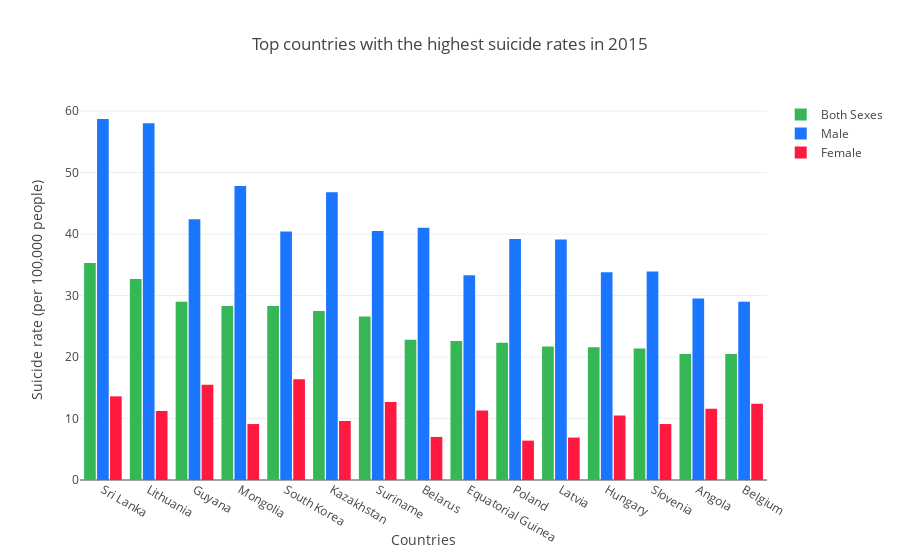

This figure's notebook cell:
### Markdown cell above
**Countries with highest suicide rates in 2015**

### Code cell
total = go.Bar(
    x = rate2015['Country'].head(15),
    y = rate2015['Total suicide rate'].head(15),
    marker=dict(color='rgb(53, 183, 85)'),
    name = 'Both Sexes'
)

male = go.Bar(
    x = rate2015['Country'].head(15),
    y = rate2015['Male suicide rate'].head(15),
    marker=dict(color='rgb(26, 118, 255)'),
    name = 'Male'
)

female = go.Bar(
    x = rate2015['Country'].head(15),
    y = rate2015['Female suicide rate'].head(15),
    marker=dict(color='rgb(255, 25, 64)'),
    name = 'Female'
)

data = [total, male, female]

layout = go.Layout(
    title='Top countries with the highest suicide rates in 2015',
    xaxis={'title':'Countries'},
    yaxis={'title':'Suicide rate (per 100,000 people)'},
    barmode='group',
    bargap=0.15,
    bargroupgap=0.1
)

fig = go.Figure(data=data, layout=layout)
py.iplot(fig, filename='basic-bar')

### Figure 1 — Plotly figure (JSON) as saved in the notebook; plotly's stock layout.template omitted (floating-point values rounded to 4 significant figures)
{"data": [{"marker": {"color": "rgb(53, 183, 85)"}, "name": "Both Sexes", "type": "bar", "x": ["Sri Lanka", "Lithuania", "Guyana", "Mongolia", "South Korea", "Kazakhstan", "Suriname", "Belarus", "Equatorial Guinea", "Poland", "Latvia", "Hungary", "Slovenia", "Angola", "Belgium"], "y": [35.3, 32.7, 29, 28.3, 28.3, 27.5, 26.6, 22.8, 22.6, 22.3, 21.7, 21.6, 21.4, 20.5, 20.5]}, {"marker": {"color": "rgb(26, 118, 255)"}, "name": "Male", "type": "bar", "x": ["Sri Lanka", "Lithuania", "Guyana", "Mongolia", "South Korea", "Kazakhstan", "Suriname", "Belarus", "Equatorial Guinea", "Poland", "Latvia", "Hungary", "Slovenia", "Angola", "Belgium"], "y": [58.7, 58, 42.4, 47.8, 40.4, 46.8, 40.5, 41, 33.3, 39.2, 39.1, 33.8, 33.9, 29.5, 29]}, {"marker": {"color": "rgb(255, 25, 64)"}, "name": "Female", "type": "bar", "x": ["Sri Lanka", "Lithuania", "Guyana", "Mongolia", "South Korea", "Kazakhstan", "Suriname", "Belarus", "Equatorial Guinea", "Poland", "Latvia", "Hungary", "Slovenia", "Angola", "Belgium"], "y": [13.6, 11.2, 15.5, 9.1, 16.4, 9.6, 12.7, 7, 11.3, 6.4, 6.9, 10.5, 9.1, 11.6, 12.4]}], "layout": {"bargap": 0.15, "bargroupgap": 0.1, "barmode": "group", "title": "Top countries with the highest suicide rates in 2015", "xaxis": {"title": "Countries"}, "yaxis": {"title": "Suicide rate (per 100,000 people)"}}}
